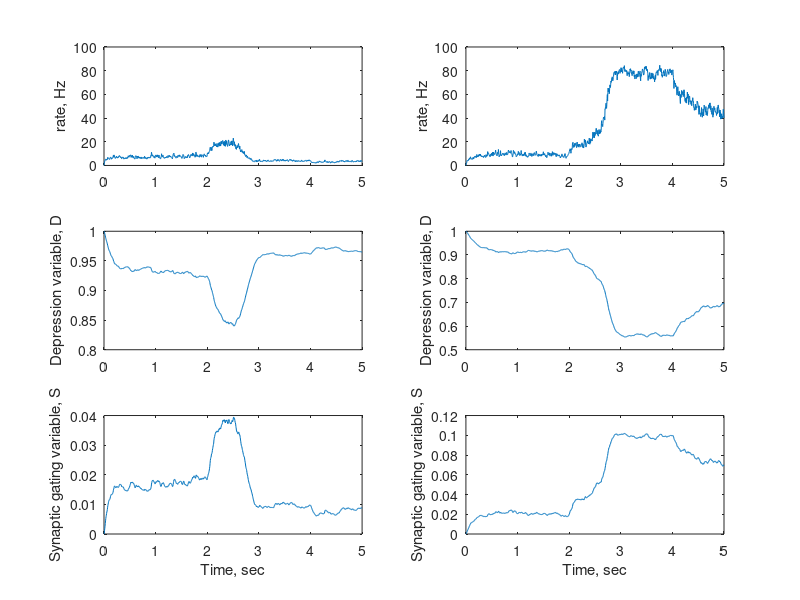

Recreate this plot in MATLAB.
% recurrent.m
% Discrete short-term memory rate-model code

dt = 0.005;
tmax = 5.0;
t = 0:dt:tmax;      % Time vector

Ncells = 2;         % Number of neurons in code

Wrecurrent = 40.0;  % Strength of connection from one group to itself
Wasym = -10;          % Strength of connection from one group to another

rmax0 = 100;        % Maximum firing rate
Ith0 = 3;           % Current needed for half-maximal firing
Iwidth0 = 1;        % ow far from threshold you need to be for rate to change

taus = 0.050;       % Time constant for synapse
taud = 0.10;        % Time constant for depression
taum = 0.010;       % Time constant for change in firing rate

Iapp0 = 0.4;          % Applied current
Idiff = 0.1;        % Difference across cells in applied current
Istart = 2.0;       % Time to start applied current
Iend = 4.0;         % Time to finish appplied current

sigma = 0.02;          % Standard deviation of noise in current to each neuron

p0 = 0.1;           % Base release probability of vesicles
sfrac = 0.5;        % Maximum proportion of receptors activated by a vesicle release

r = zeros(Ncells,length(t));    % Firing rate for each cell at all time points
D = zeros(Ncells,length(t));    % Depression variable for each cell at all time points
S = zeros(Ncells,length(t));    % Synaptic gating variable for each cell at all time points
Iapp = zeros(Ncells,length(t)); % Applied current for each cell at all time points

imin = min(round(Istart/dt)+1,length(t));   % Index of time for applied current
imax = min(round(Iend/dt)+1,length(t));     % Index of time to end applied current

for i = imin:imax
    for cell = 1:Ncells             % Note in this code there is only one cell
        Iapp(cell,i) = Iapp0 ... 
            + Idiff*(cell-1)/Ncells;       % Give the applied current between imin and imax
    end
end

W = zeros(Ncells,Ncells);           % W is the weight matrix: strength of connections
for cell1 = 1:Ncells                % Recall only one cell here, so W(1,1) is all that is used
    for cell2 = 1:Ncells
        W(cell1,cell2) = Wasym;     % Set all connections to Wasym
    end
    W(cell1,cell1) = Wrecurrent;    % This is the strength of self-connections and replaces the other value 
end

rmax = rmax0*ones(Ncells,1);        % These lines give all cells the same firing rate curves
Ith = Ith0*ones(Ncells,1);
Iwidth = Iwidth0*ones(Ncells,1);

for cell = 1: Ncells                % Set the initial conditions for each cell the same
    r(cell,1) = 0.0;
    D(cell,1) = 1.0;
    S(cell,1) = 0.0;
end

for i = 2:length(t)                                 % Now integrate through time
        
    I = W*S(:,i-1)+Iapp(:,i) ...
        + randn(Ncells,1)*sigma/sqrt(dt);             % I depends on feedback (S*W) and applied current
                              % S(:,i-1) is the vector of synaptic gating
                              % from the previous time step for all cells
                              % This gets multiplied by the weight matrix
                              % to give total feedback current.
                                                    
    rinf = rmax./(1.+exp(-(I-Ith)./Iwidth)); % Firing rate curve gives the steady state r
    r(:,i) = rinf + (r(:,i-1)-rinf)*exp(-dt/taum);  % Update r from the previous timestep
    
    Dinf = 1./(1.+p0*r(:,i)*taud);                  % Steady state value of D for Poisson spiking
    D(:,i) = Dinf + ( D(:,i-1)-Dinf).*exp(-dt*(p0*r(:,i)+1/taud));  % Update with adjusted time constant
    
    Sinf = sfrac*p0*r(:,i).*D(:,i)*taus./(1.0+sfrac*p0*r(:,i).*D(:,i)*taus); % Steady state value of 
                              % synaptic gating vatiable assuming vesicle
                              % release at a rate p0*r*D
    S(:,i) = Sinf + ( S(:,i-1)-Sinf).*exp(-dt*(sfrac*p0*r(:,i).*D(:,i)+1/taus)); % update S with adjusted tau

end % continue to next time step


for cell = 1:Ncells 
    subplot(3,Ncells,cell)
    plot(t,r(cell,:))               % Plot rate of the cell as a function of time
    ylabel('rate, Hz')
    axis([0 tmax 0 rmax0])

    subplot(3,Ncells,Ncells+cell)
    plot(t,D(cell,:))       % Plot depression variable as a function of time
    ylabel('Depression variable, D')
    subplot(3,Ncells,2*Ncells+cell)
    plot(t,S(cell,:))               % Plot synaptic gating as a function of time
    ylabel('Synaptic gating variable, S')
    xlabel('Time, sec')
end
